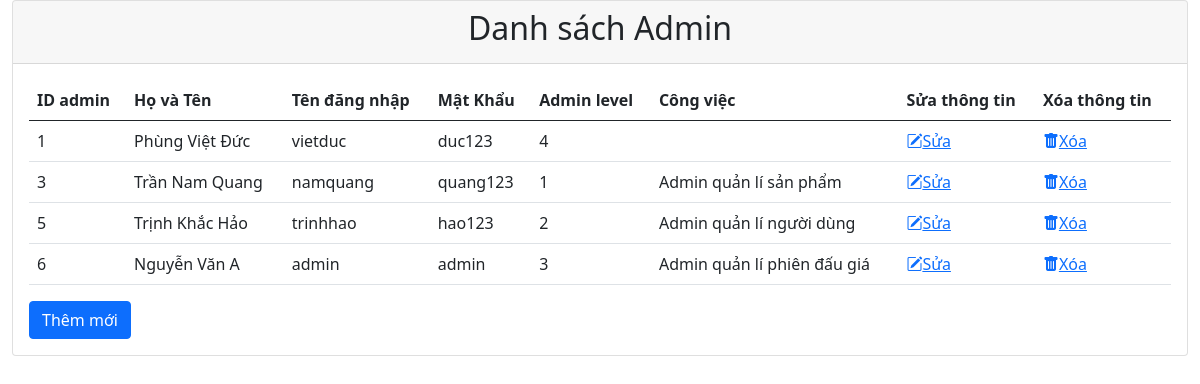
The page /manage-admin/index.php on the database as committed earlier.
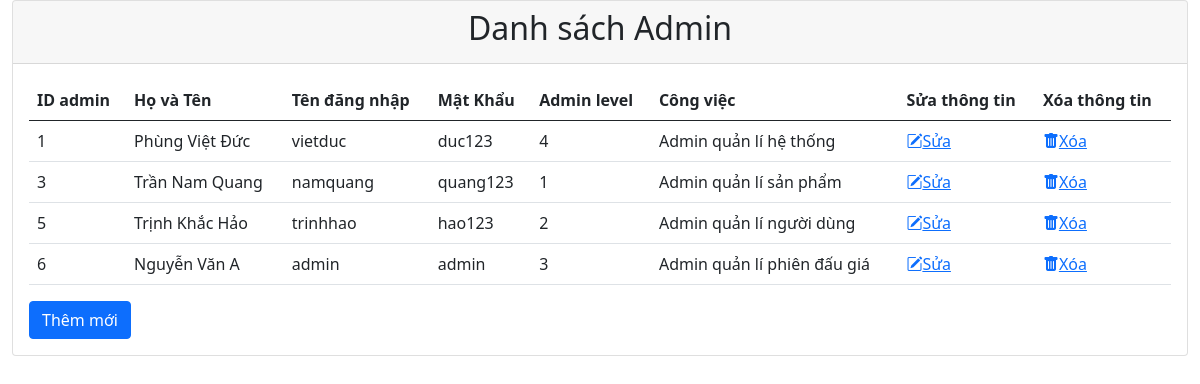
The same page on the database as committed later.
### tables this page shows
CREATE TABLE `qlytaikhoanadmin` (
  `idad` int(11) NOT NULL,
  `HoTen` varchar(99) NOT NULL,
  `TenDangNhap` text NOT NULL,
  `MatKhau` text NOT NULL,
  `adminlv` int(11) NOT NULL,
  `Work` text NOT NULL
);

### manage-admin/index.php (the view, shortened to what this page needs)
<!doctype html>
<html lang="en">
<head>
    <link href="https://cdn.jsdelivr.net/npm/bootstrap@5.0.2/dist/css/bootstrap.min.css" rel="stylesheet">
    <link rel="stylesheet" href="https://cdn.jsdelivr.net/npm/bootstrap-icons@1.6.0/font/bootstrap-icons.css">
    <link rel="stylesheet" href="../css/style.css">
</head>
<body>
    <div class="container-fluid">
        <div class="card">
            <div class="card-header">
                <h2>Danh sách Admin</h2>
            </div>
            <div class="card-body">
                <table class="table">
                    <thead class="thead-dark">
                        <tr>
                            <th>ID admin</th>
                            <th>Họ và Tên</th>
                            <th>Tên đăng nhập</th>
                            <th>Mật Khẩu</th>
                            <th>Admin level</th>
                            <th>Công việc</th>
                            <th>Sửa thông tin</th>
                            <th>Xóa thông tin</th>
                        </tr>
                    </thead>
                    <tbody>
                        <?php
                        include('../config/connect.php');
                        $sql = "SELECT * FROM qlytaikhoanadmin";
                        $result = mysqli_query($conn, $sql);
                        if (mysqli_num_rows($result) > 0) {
                            while ($row = mysqli_fetch_assoc($result)) {
                                echo '<tr>';
                                echo '<td >' . $row["idad"] . '</td>';
                                echo '<td>' . $row["HoTen"] . '</td>';
                                echo '<td>' . $row["TenDangNhap"] . '</td>';
                                echo '<td>' . $row["MatKhau"] . '</td>';
                                echo '<td>' . $row["adminlv"] . '</td>';
                                echo '<td>' . $row["Work"] . '</td>';
                                echo '<td><a href="update-admin.php?id=' . $row["idad"] . '" ><i class="bi bi-pencil-square"></i>Sửa</a></td>';
                                echo '<td><a href="delete-admin.php?id=' . $row["idad"] . '" ><i class="bi bi-trash-fill"></i>Xóa</a></td>';
                                echo '</tr>';
                            }
                        } else {
                            echo "0 results";
                        }
                        ?>
                    </tbody>
                </table>
                <a class="btn btn-primary" href="add-admin.php">Thêm mới</a>
            </div>
        </div>
    </div>
</body>
</html>

Rows that differ between the two databases and show on the page:
changed qlytaikhoanadmin "Phùng Việt Đức": Work (not shown) → "Admin quản lí hệ thống"
